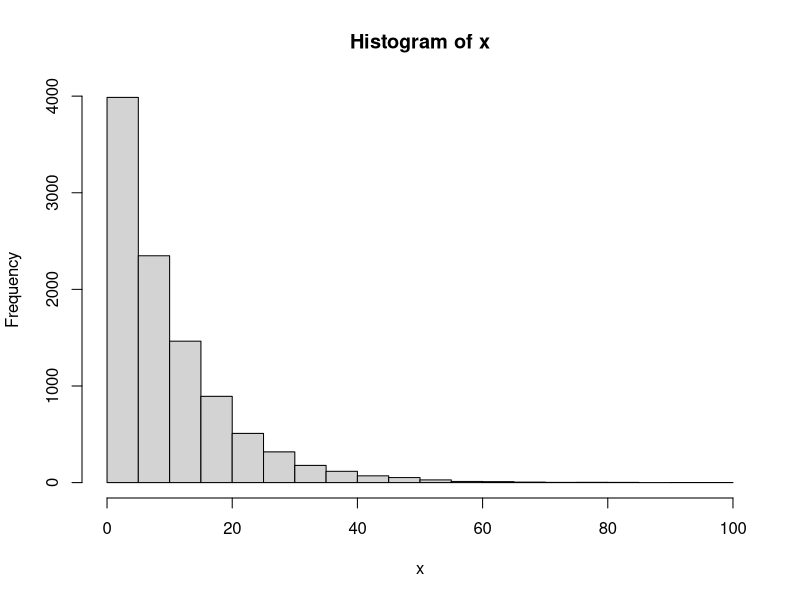
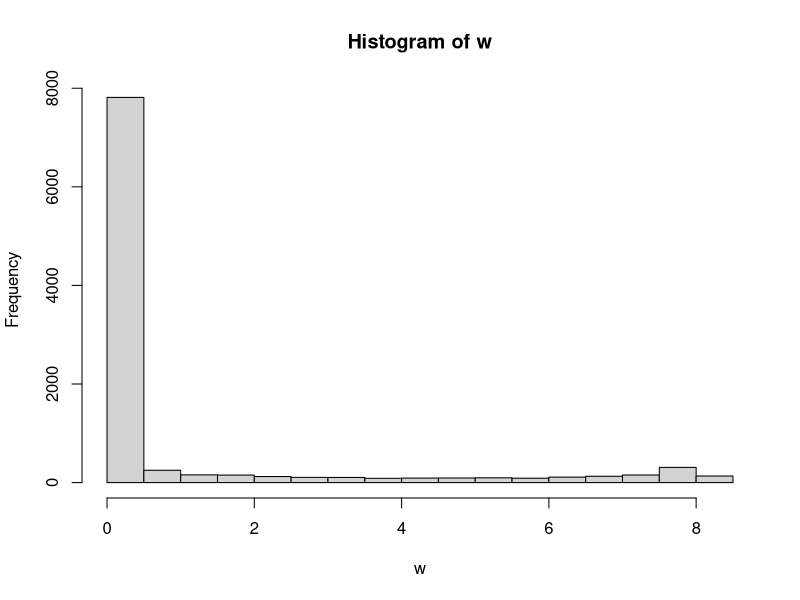
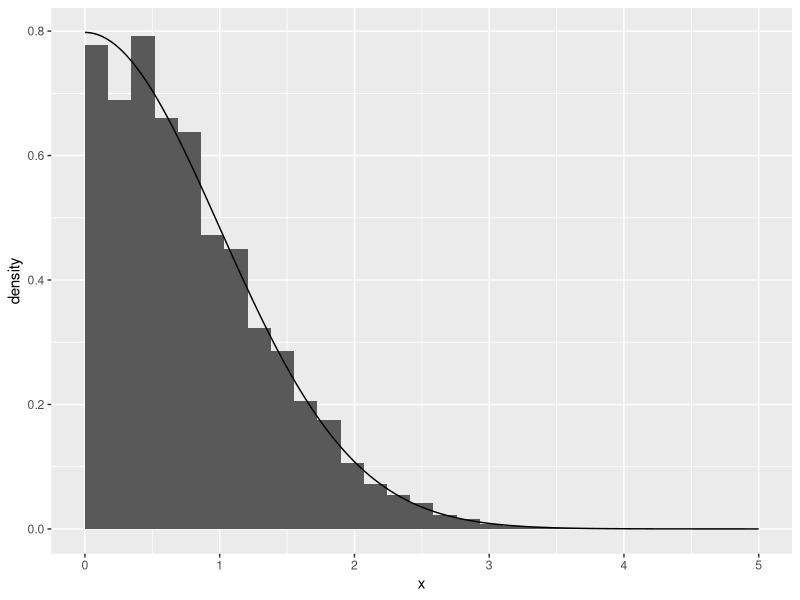
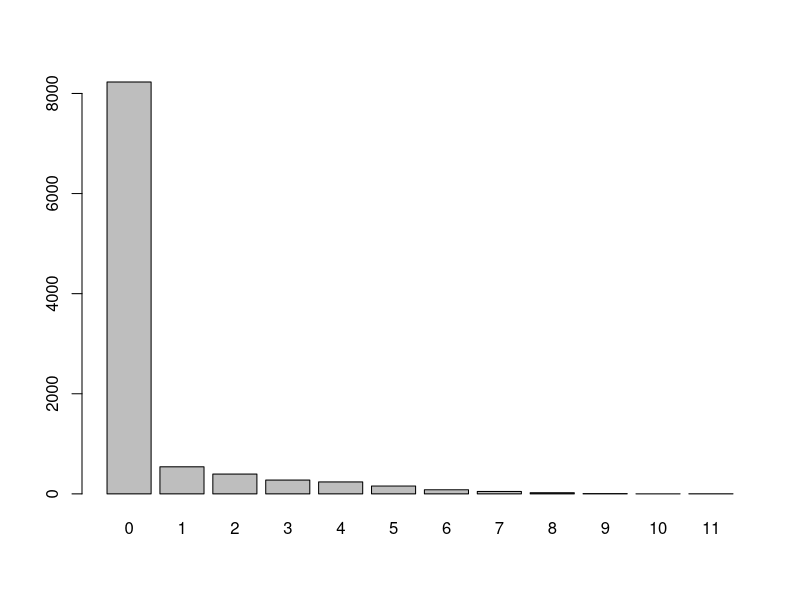
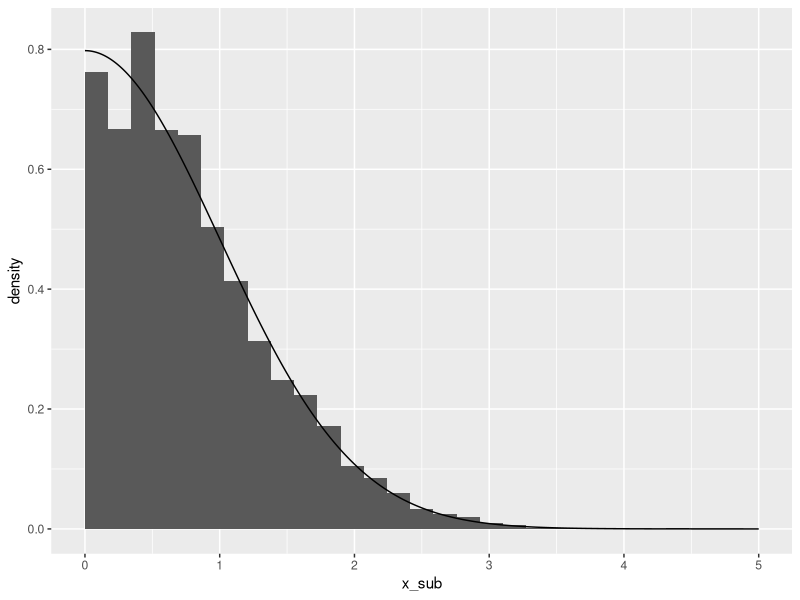
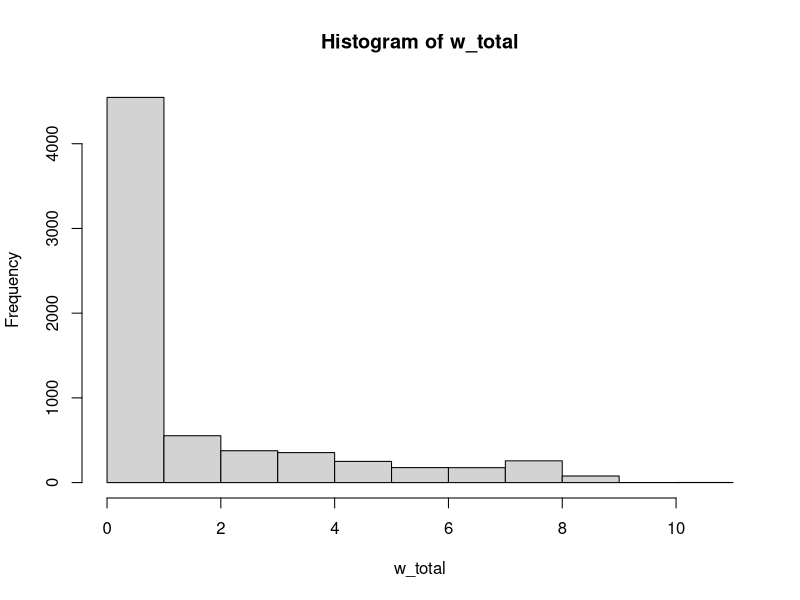
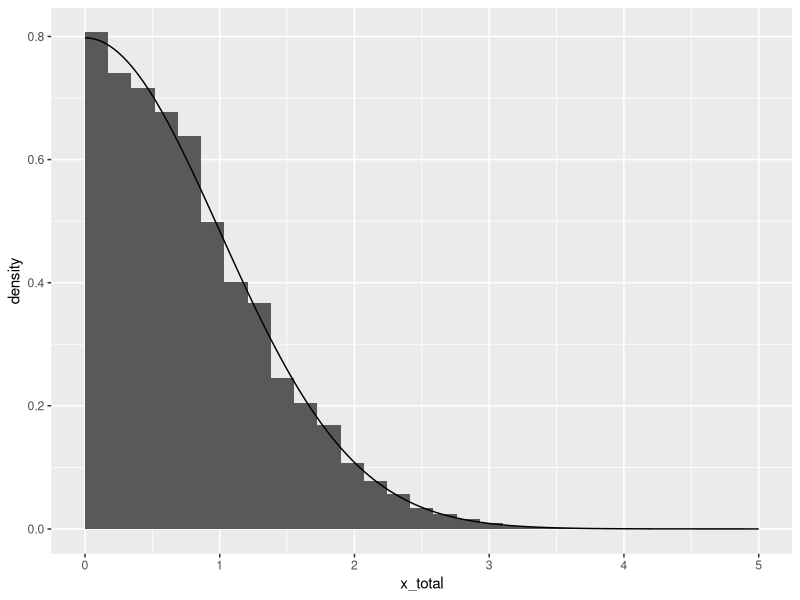

Write the R code that produced these figures, in order.

#
# Sampling-importance-resampling


#
# setup
ESS=function(w) 1/sum((w/sum(w))^2)
library(tidyverse)
M=1e4 # sample size
l=1/10 # rate of exponential proposal


#
# initial sample

# generate values from the proposal (exponential distribution)
x = rexp(M, l)
hist(x)
# sample weights
w=exp(log(2)+dnorm(x,log=T)-dexp(x,l,log=T)) # include log(2) terms since the target is the half normal on the positive line
hist(w)
mean(w) # weights have an expectation of 1 since we are using the *normalized* densities to compute the weights
#plot(x,w)
# effective sample size
ESS(w)

# compare the importance sample to the truth
ggplot() +
        geom_histogram( # histogram of weighted draws
                data=tibble(x,w),
                mapping=aes(x, y=..density.., weight=w), boundary=0
                ) +
        geom_line( # true density of half normal distribution
                data=tibble(x=seq(0,10,by=0.01),dens=dnorm(seq(0,10,by=0.01))*2), # multiply the normal density by 2 because we are working with the half normal distribution.
                mapping=aes(x,dens)
                ) +
        xlim(c(0, 5))


#
# take a subsample

# size of subsample
M_sub=round(M/2)
# number of replicates in subsample
w_sub=rmultinom(1,M_sub,w)[,1]
barplot(table(w_sub))
# discard elements with weight 0
x_sub=x[w_sub>0]
w_sub=w_sub[w_sub>0]
# effective sample size
ESS(w_sub)


ggplot() +
        geom_histogram(
                data=tibble(x_sub,w_sub),
                mapping=aes(x_sub, y=..density.., weight=w_sub), boundary=0
        ) +
        geom_line(
                data=tibble(x=seq(0,10,by=0.01),dens=dnorm(seq(0,10,by=0.01))*2),
                mapping=aes(x,dens)
        ) +
        xlim(c(0, 5))


#
# add fresh draws

# number of fresh draws
M_fresh=M/2
# fresh draws and their weights
x_fresh=rexp(M_fresh,l)
w_fresh=exp(log(2)+dnorm(x_fresh,log=T)-dexp(x_fresh,l,log=T))
# append to existing sample
x_total = c(x_sub, x_fresh)
w_total = c(w_sub, w_fresh)
hist(w_total)

ggplot() +
        geom_histogram(
                data=tibble(x_total,w_total),
                mapping=aes(x_total, y=..density.., weight=w_total), boundary=0
        ) +
        geom_line(
                data=tibble(x=seq(0,10,by=0.01),dens=dnorm(seq(0,10,by=0.01))*2),
                mapping=aes(x,dens)
        ) +
        xlim(c(0, 5))

